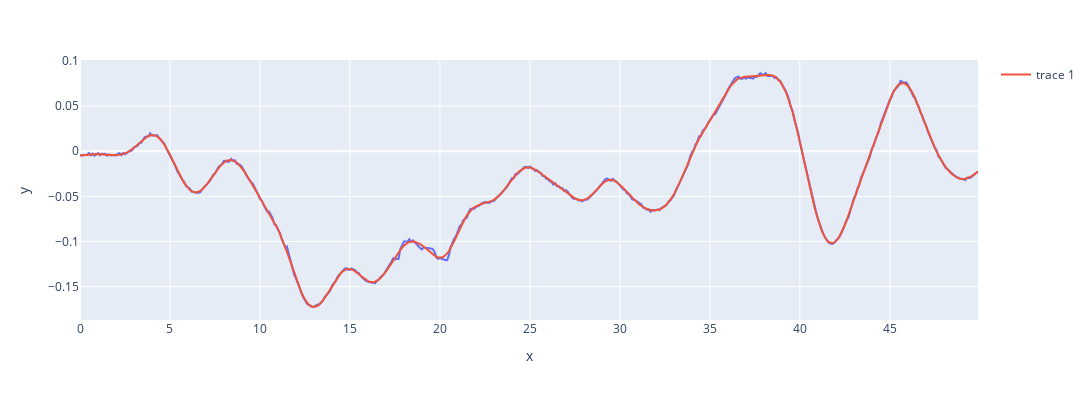
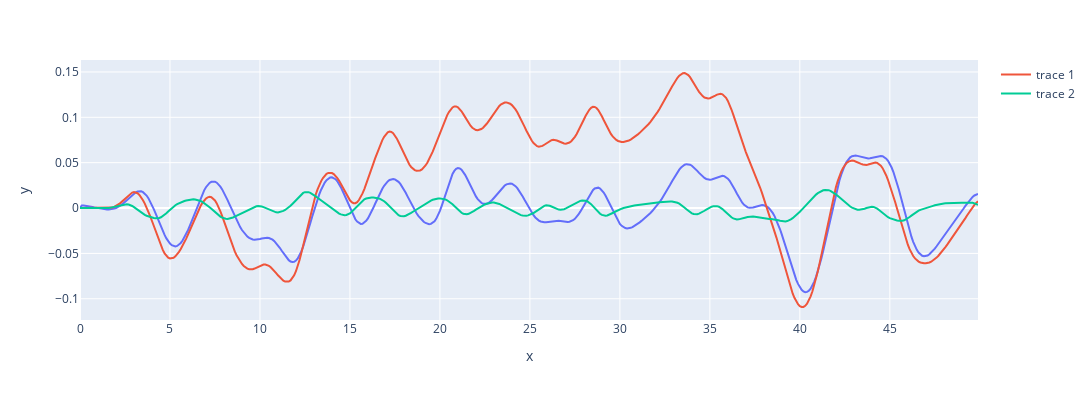

Notebook cell for these charts, in order:
### Code cell
ballbeam  = np.loadtxt('../data/ballbeam.dat')
#ballbeam  = np.loadtxt('../data/teste.dat')

print(ballbeam.shape)
part = 500#ballbeam.shape[0] // 2#700

u = ballbeam[:part, 0].reshape((1,-1))
y = ballbeam[:part, 1].reshape((1,-1))

#u -= u[0,0]

wn = 0.1
b1, a1 = signal.butter(4, wn, 'low')

filtered = signal.filtfilt(b1, a1, y, padlen=100)

dy = np.zeros(filtered.shape)
dy[:, 1:] = (filtered[0, 1:] - filtered[0, :-1]) / 0.1

t = np.arange(0, part/10, 0.1)

fig=px.line(x=t, y=y[0].T, height=400, width=1300)
fig.add_scatter(x=t, y=filtered[0].T ,mode='lines')
fig.show()

wn = 0.2
b1, a1 = signal.butter(5, wn, 'low')
ufiltered = signal.filtfilt(b1, a1, u, padlen=100)
ufiltered[0, :15] = 0
U = integrate(ufiltered.T, 0.5).T

fig=px.line(x=t, y=dy[0].T, height=400, width=1300)
fig.add_scatter(x=t, y=U[0].T, mode='lines')
fig.add_scatter(x=t, y=ufiltered[0].T, mode='lines')
fig.show()

new_signal = pd.read_csv('../data/signal.csv')

### Figure 1 — Plotly figure (JSON) as saved in the notebook; plotly's stock layout.template omitted (floating-point values rounded to 4 significant figures; data arrays with more than 128 entries replaced by an {"elided": "..."} marker saying what was removed)
{"data": [{"hovertemplate": "x=%{x}<br>y=%{y}<extra></extra>", "legendgroup": "", "line": {"color": "#636efa", "dash": "solid"}, "marker": {"symbol": "circle"}, "mode": "lines", "name": "", "orientation": "v", "showlegend": false, "type": "scatter", "x": {"elided": "500 float values"}, "xaxis": "x", "y": {"elided": "500 float values"}, "yaxis": "y"}, {"mode": "lines", "type": "scatter", "x": {"elided": "500 float values"}, "y": {"elided": "500 float values"}}], "layout": {"height": 400, "legend": {"tracegroupgap": 0}, "margin": {"t": 60}, "width": 1300, "xaxis": {"anchor": "y", "domain": [0, 1], "title": {"text": "x"}}, "yaxis": {"anchor": "x", "domain": [0, 1], "title": {"text": "y"}}}}

### Figure 2 — Plotly figure (JSON) as saved in the notebook; plotly's stock layout.template omitted (floating-point values rounded to 4 significant figures; data arrays with more than 128 entries replaced by an {"elided": "..."} marker saying what was removed)
{"data": [{"hovertemplate": "x=%{x}<br>y=%{y}<extra></extra>", "legendgroup": "", "line": {"color": "#636efa", "dash": "solid"}, "marker": {"symbol": "circle"}, "mode": "lines", "name": "", "orientation": "v", "showlegend": false, "type": "scatter", "x": {"elided": "500 float values"}, "xaxis": "x", "y": {"elided": "500 float values"}, "yaxis": "y"}, {"mode": "lines", "type": "scatter", "x": {"elided": "500 float values"}, "y": {"elided": "500 float values"}}, {"mode": "lines", "type": "scatter", "x": {"elided": "500 float values"}, "y": {"elided": "500 float values"}}], "layout": {"height": 400, "legend": {"tracegroupgap": 0}, "margin": {"t": 60}, "width": 1300, "xaxis": {"anchor": "y", "domain": [0, 1], "title": {"text": "x"}}, "yaxis": {"anchor": "x", "domain": [0, 1], "title": {"text": "y"}}}}
